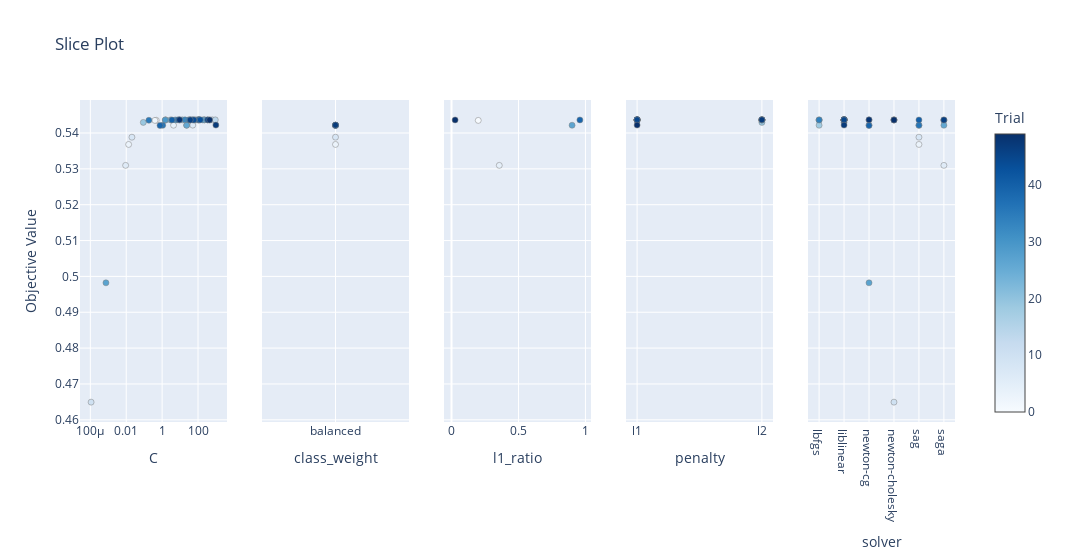

The cell this chart's notebook holds for it:
### Code cell
plot_slice(study)

### Figure 1 — Plotly figure (JSON) as saved in the notebook; plotly's stock layout.template omitted (floating-point values rounded to 4 significant figures)
{"data": [{"marker": {"color": [0, 1, 2, 3, 4, 5, 6, 7, 8, 9, 10, 11, 12, 13, 14, 15, 16, 17, 18, 19, 20, 21, 22, 23, 24, 25, 26, 27, 28, 29, 30, 31, 32, 33, 34, 35, 36, 37, 38, 39, 40, 41, 42, 43, 44, 45, 46, 47, 48, 49], "colorbar": {"title": {"text": "Trial"}, "x": 1.0, "xpad": 40}, "colorscale": [[0.0, "rgb(247,251,255)"], [0.125, "rgb(222,235,247)"], [0.25, "rgb(198,219,239)"], [0.375, "rgb(158,202,225)"], [0.5, "rgb(107,174,214)"], [0.625, "rgb(66,146,198)"], [0.75, "rgb(33,113,181)"], [0.875, "rgb(8,81,156)"], [1.0, "rgb(8,48,107)"]], "line": {"color": "Grey", "width": 0.5}, "showscale": true}, "mode": "markers", "name": "Feasible Trial", "showlegend": false, "x": [1.614, 0.4713, 0.3978, 0.01356, 4.342, 1.532, 0.009259, 51.08, 0.02072, 9.834, 0.0001101, 225.8, 465.3, 628.8, 919.4, 74.33, 93.15, 33.2, 23.35, 0.08938, 111.2, 59.31, 13.28, 118.4, 2.994, 225.9, 23.28, 0.0007409, 184.0, 1.49, 5.48, 106.8, 37.64, 18.88, 30.19, 0.1828, 1.079, 354.9, 7.815, 0.7637, 3.539, 112.9, 48.3, 133.8, 59.06, 343.4, 36.94, 993.4, 9.398, 444.1], "y": [0.5436, 0.5436, 0.5435, 0.5368, 0.5422, 0.5436, 0.531, 0.5422, 0.5388, 0.5436, 0.4649, 0.5437, 0.5436, 0.5437, 0.5437, 0.5437, 0.5437, 0.5437, 0.5422, 0.543, 0.5437, 0.5437, 0.5437, 0.5437, 0.5437, 0.5437, 0.5422, 0.4982, 0.5437, 0.5436, 0.5437, 0.5437, 0.5437, 0.5437, 0.5437, 0.5435, 0.5421, 0.5436, 0.5437, 0.5421, 0.5436, 0.5437, 0.5437, 0.5437, 0.5436, 0.5437, 0.5436, 0.5422, 0.5437, 0.5436], "type": "scatter", "xaxis": "x", "yaxis": "y"}, {"marker": {"color": [0, 1, 2, 3, 4, 5, 6, 7, 8, 9, 10, 11, 12, 13, 14, 15, 16, 17, 18, 19, 20, 21, 22, 23, 24, 25, 26, 27, 28, 29, 30, 31, 32, 33, 34, 35, 36, 37, 38, 39, 40, 41, 42, 43, 44, 45, 46, 47, 48, 49], "colorbar": {"title": {"text": "Trial"}, "x": 1.0, "xpad": 40}, "colorscale": [[0.0, "rgb(247,251,255)"], [0.125, "rgb(222,235,247)"], [0.25, "rgb(198,219,239)"], [0.375, "rgb(158,202,225)"], [0.5, "rgb(107,174,214)"], [0.625, "rgb(66,146,198)"], [0.75, "rgb(33,113,181)"], [0.875, "rgb(8,81,156)"], [1.0, "rgb(8,48,107)"]], "line": {"color": "Grey", "width": 0.5}, "showscale": false}, "mode": "markers", "name": "Feasible Trial", "showlegend": false, "x": [null, null, null, "balanced", "balanced", null, null, "balanced", "balanced", null, null, null, null, null, null, null, null, null, "balanced", null, null, null, null, null, null, null, "balanced", null, null, null, null, null, null, null, null, null, "balanced", null, null, "balanced", null, null, null, null, null, null, null, "balanced", null, null], "y": [0.5436, 0.5436, 0.5435, 0.5368, 0.5422, 0.5436, 0.531, 0.5422, 0.5388, 0.5436, 0.4649, 0.5437, 0.5436, 0.5437, 0.5437, 0.5437, 0.5437, 0.5437, 0.5422, 0.543, 0.5437, 0.5437, 0.5437, 0.5437, 0.5437, 0.5437, 0.5422, 0.4982, 0.5437, 0.5436, 0.5437, 0.5437, 0.5437, 0.5437, 0.5437, 0.5435, 0.5421, 0.5436, 0.5437, 0.5421, 0.5436, 0.5437, 0.5437, 0.5437, 0.5436, 0.5437, 0.5436, 0.5422, 0.5437, 0.5436], "type": "scatter", "xaxis": "x2", "yaxis": "y2"}, {"marker": {"color": [2, 6, 26, 37, 46], "colorbar": {"title": {"text": "Trial"}, "x": 1.0, "xpad": 40}, "colorscale": [[0.0, "rgb(247,251,255)"], [0.125, "rgb(222,235,247)"], [0.25, "rgb(198,219,239)"], [0.375, "rgb(158,202,225)"], [0.5, "rgb(107,174,214)"], [0.625, "rgb(66,146,198)"], [0.75, "rgb(33,113,181)"], [0.875, "rgb(8,81,156)"], [1.0, "rgb(8,48,107)"]], "line": {"color": "Grey", "width": 0.5}, "showscale": false}, "mode": "markers", "name": "Feasible Trial", "showlegend": false, "x": [0.1997, 0.3568, 0.9002, 0.9586, 0.02682], "y": [0.5435, 0.531, 0.5422, 0.5436, 0.5436], "type": "scatter", "xaxis": "x3", "yaxis": "y3"}, {"marker": {"color": [0, 11, 13, 14, 15, 16, 17, 19, 20, 21, 22, 23, 24, 25, 29, 30, 31, 32, 33, 35, 38, 41, 42, 43, 45, 47], "colorbar": {"title": {"text": "Trial"}, "x": 1.0, "xpad": 40}, "colorscale": [[0.0, "rgb(247,251,255)"], [0.125, "rgb(222,235,247)"], [0.25, "rgb(198,219,239)"], [0.375, "rgb(158,202,225)"], [0.5, "rgb(107,174,214)"], [0.625, "rgb(66,146,198)"], [0.75, "rgb(33,113,181)"], [0.875, "rgb(8,81,156)"], [1.0, "rgb(8,48,107)"]], "line": {"color": "Grey", "width": 0.5}, "showscale": false}, "mode": "markers", "name": "Feasible Trial", "showlegend": false, "x": ["l2", "l2", "l2", "l2", "l1", "l2", "l2", "l2", "l1", "l1", "l1", "l1", "l2", "l2", "l1", "l2", "l1", "l1", "l1", "l1", "l1", "l1", "l1", "l1", "l2", "l1"], "y": [0.5436, 0.5437, 0.5437, 0.5437, 0.5437, 0.5437, 0.5437, 0.543, 0.5437, 0.5437, 0.5437, 0.5437, 0.5437, 0.5437, 0.5436, 0.5437, 0.5437, 0.5437, 0.5437, 0.5435, 0.5437, 0.5437, 0.5437, 0.5437, 0.5437, 0.5422], "type": "scatter", "xaxis": "x4", "yaxis": "y4"}, {"marker": {"color": [0, 1, 2, 3, 4, 5, 6, 7, 8, 9, 10, 11, 12, 13, 14, 15, 16, 17, 18, 19, 20, 21, 22, 23, 24, 25, 26, 27, 28, 29, 30, 31, 32, 33, 34, 35, 36, 37, 38, 39, 40, 41, 42, 43, 44, 45, 46, 47, 48, 49], "colorbar": {"title": {"text": "Trial"}, "x": 1.0, "xpad": 40}, "colorscale": [[0.0, "rgb(247,251,255)"], [0.125, "rgb(222,235,247)"], [0.25, "rgb(198,219,239)"], [0.375, "rgb(158,202,225)"], [0.5, "rgb(107,174,214)"], [0.625, "rgb(66,146,198)"], [0.75, "rgb(33,113,181)"], [0.875, "rgb(8,81,156)"], [1.0, "rgb(8,48,107)"]], "line": {"color": "Grey", "width": 0.5}, "showscale": false}, "mode": "markers", "name": "Feasible Trial", "showlegend": false, "x": ["liblinear", "lbfgs", "saga", "sag", "sag", "newton-cg", "saga", "newton-cg", "sag", "newton-cholesky", "newton-cholesky", "liblinear", "newton-cholesky", "liblinear", "liblinear", "liblinear", "liblinear", "liblinear", "lbfgs", "liblinear", "liblinear", "liblinear", "liblinear", "liblinear", "liblinear", "liblinear", "saga", "newton-cg", "lbfgs", "liblinear", "liblinear", "liblinear", "liblinear", "liblinear", "lbfgs", "liblinear", "sag", "saga", "liblinear", "newton-cg", "sag", "liblinear", "liblinear", "liblinear", "newton-cholesky", "liblinear", "saga", "liblinear", "newton-cg", "newton-cholesky"], "y": [0.5436, 0.5436, 0.5435, 0.5368, 0.5422, 0.5436, 0.531, 0.5422, 0.5388, 0.5436, 0.4649, 0.5437, 0.5436, 0.5437, 0.5437, 0.5437, 0.5437, 0.5437, 0.5422, 0.543, 0.5437, 0.5437, 0.5437, 0.5437, 0.5437, 0.5437, 0.5422, 0.4982, 0.5437, 0.5436, 0.5437, 0.5437, 0.5437, 0.5437, 0.5437, 0.5435, 0.5421, 0.5436, 0.5437, 0.5421, 0.5436, 0.5437, 0.5437, 0.5437, 0.5436, 0.5437, 0.5436, 0.5422, 0.5437, 0.5436], "type": "scatter", "xaxis": "x5", "yaxis": "y5"}], "layout": {"xaxis": {"anchor": "y", "domain": [0.0, 0.168], "title": {"text": "C"}, "type": "log"}, "yaxis": {"anchor": "x", "domain": [0.0, 1.0], "title": {"text": "Objective Value"}}, "xaxis2": {"anchor": "y2", "domain": [0.208, 0.376], "title": {"text": "class_weight"}, "type": "category", "categoryorder": "array", "categoryarray": [null, "balanced"]}, "yaxis2": {"anchor": "x2", "domain": [0.0, 1.0], "matches": "y", "showticklabels": false}, "xaxis3": {"anchor": "y3", "domain": [0.416, 0.584], "title": {"text": "l1_ratio"}}, "yaxis3": {"anchor": "x3", "domain": [0.0, 1.0], "matches": "y", "showticklabels": false}, "xaxis4": {"anchor": "y4", "domain": [0.624, 0.792], "title": {"text": "penalty"}, "type": "category", "categoryorder": "array", "categoryarray": ["l1", "l2"]}, "yaxis4": {"anchor": "x4", "domain": [0.0, 1.0], "matches": "y", "showticklabels": false}, "xaxis5": {"anchor": "y5", "domain": [0.832, 1.0], "title": {"text": "solver"}, "type": "category", "categoryorder": "array", "categoryarray": ["lbfgs", "liblinear", "newton-cg", "newton-cholesky", "sag", "saga"]}, "yaxis5": {"anchor": "x5", "domain": [0.0, 1.0], "matches": "y", "showticklabels": false}, "title": {"text": "Slice Plot"}, "width": 1500}}
